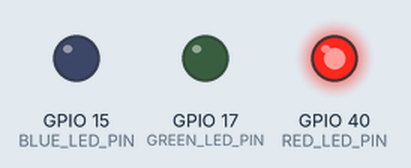
Simulated run of this program. Board: ESP32-S3. On the bench: output pins drawn as LEDs (lit = HIGH).

Above: at 0.5 s.
At 1.5 s:
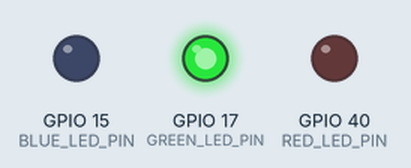
At 5.5 s:
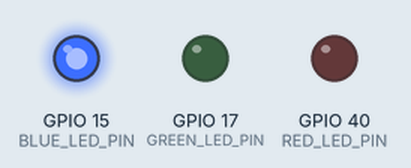
Timing chart, 0 to 6.9 s (numbered marks = the images above):
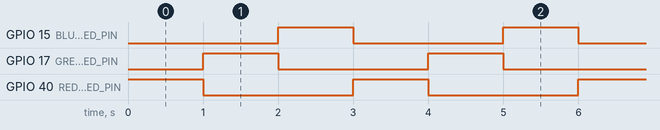

The program:

main.cpp
```cpp
#include <LedManager.hpp>

#define RED_LED_PIN 40
#define BLUE_LED_PIN 15
#define GREEN_LED_PIN 17
#define DELAY 1000

LedManager manager = { DELAY };

void setup() {
  manager.AddLed(RED_LED_PIN);
  manager.AddLed(GREEN_LED_PIN);
  manager.AddLed(BLUE_LED_PIN);
  manager.Setup();
}

void loop() {
  manager.Update();
}
```

LedManager.hpp
```cpp
#include <Arduino.h>
#include <LedState.hpp>
#include <vector>

class LedManager
{
public:
    LedManager(int delay = 1000);

    void AddLed(int pinIndex);
    void Setup();
    void Update();

    LedState* GetLed(int index);
    LedState* GetCurrentLed();

private:
    void ConfigurePins();
    void ToggleCurrentLed();
    void IncLedIndex();

private:
    int _delay = -1;
    int _currentLedIndex = -1;
    std::vector<LedState> _leds;
};
```

LedState.hpp
```cpp
#include <Arduino.h>

class LedState
{
public:
    LedState(int index);

  void ConfigurePin();
  void Toggle();

private:
  int _index = -1;
  int _state = LOW;
};
```

LedManager.cpp
```cpp
#include <LedManager.hpp>

LedManager::LedManager(int delay)
    : _delay(delay)
{}

void LedManager::AddLed(int pinIndex)
{
    _leds.emplace_back(pinIndex);
}

void LedManager::Setup()
{
    if (_leds.empty()) {
        return;
    }
    ConfigurePins();
    _currentLedIndex = 0;
    ToggleCurrentLed();
}

void LedManager::Update()
{
    delay(_delay);

    if (_leds.empty()) {
        return;
    }

    ToggleCurrentLed();
    IncLedIndex();
    ToggleCurrentLed();
}

LedState* LedManager::GetLed(int index)
{
    if (index >= 0 && index < static_cast<int>(_leds.size())) {
        return &_leds[index];
    }
    return nullptr;
}

LedState* LedManager::GetCurrentLed()
{
    return GetLed(_currentLedIndex);
}

void LedManager::ConfigurePins()
{
    for (auto& led : _leds) {
        led.ConfigurePin();
    }
}

void LedManager::ToggleCurrentLed()
{
    auto currentLed = GetCurrentLed();
    if (!currentLed) {
        return;
    }
    currentLed->Toggle();
}

void LedManager::IncLedIndex()
{
    _currentLedIndex++;
    _currentLedIndex %= static_cast<int>(_leds.size());
}
```

LedState.cpp
```cpp
#include <LedState.hpp>

LedState::LedState(int index)
    : _index(index)
    {}

void LedState::ConfigurePin()
{
    pinMode(_index, OUTPUT);
}

void LedState::Toggle()
{
    _state = (_state == LOW ? HIGH : LOW);
    digitalWrite(_index, _state);
}
```

Measured:
- by itself, GPIO 15 (BLUE_LED_PIN), GPIO 17 (GREEN_LED_PIN), GPIO 40 (RED_LED_PIN): alternates HIGH for 1.0 s and LOW for 2.0 s
- by itself, everything shown: repeats every 3.0 s, in 3 steps
